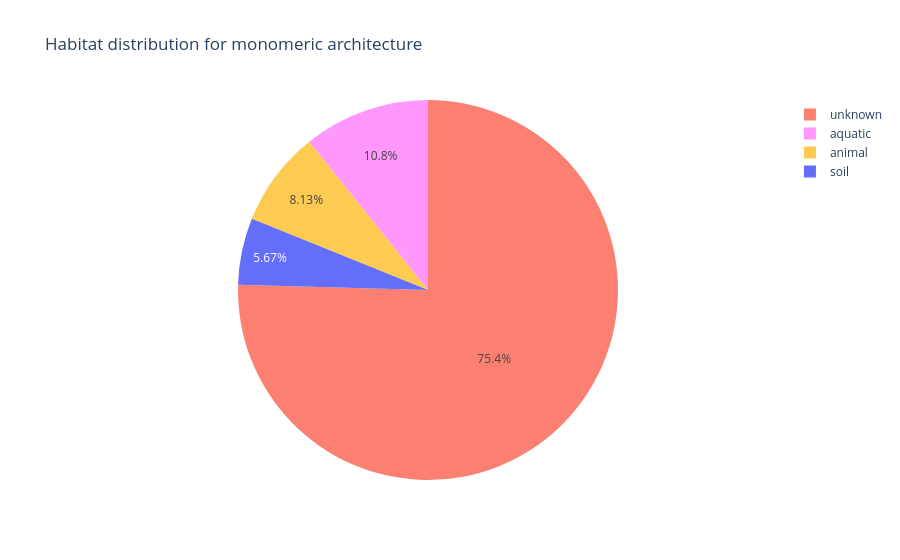

The notebook cell this image was saved under:
### Code cell
# Generate plot pies for each architecture types regarding their habitat_class distribution
base_colorscale = px.colors.qualitative.Set3
color_map = {k: base_colorscale[i] for i, k in enumerate(unique_kingdoms)}

for arch_type in filtered_df["architecture_type"].unique():
    subset = filtered_df[filtered_df["architecture_type"] == arch_type]
    habitat_counts = subset["habitat_class"].value_counts()
    #color with the same color map in all pies
    fig = px.pie(values=habitat_counts.values, names=habitat_counts.index, color=habitat_counts.index,
                 title=f"Habitat distribution for {arch_type} architecture",
                 color_discrete_map=color_map)
    fig.show()

### Figure 1 — Plotly figure (JSON) as saved in the notebook; plotly's stock layout.template omitted (floating-point values rounded to 4 significant figures)
{"data": [{"customdata": [["unknown"], ["aquatic"], ["animal"], ["soil"]], "domain": {"x": [0, 1], "y": [0, 1]}, "hovertemplate": "label=%{label}<br>value=%{value}<br>color=%{customdata[0]}<extra></extra>", "labels": ["unknown", "aquatic", "animal", "soil"], "legendgroup": "", "marker": {"colors": ["rgb(251,128,114)", "#FF97FF", "#FECB52", "#636efa"]}, "name": "", "showlegend": true, "type": "pie", "values": [5703, 813, 615, 429]}], "layout": {"legend": {"tracegroupgap": 0}, "title": {"text": "Habitat distribution for monomeric architecture"}}}
